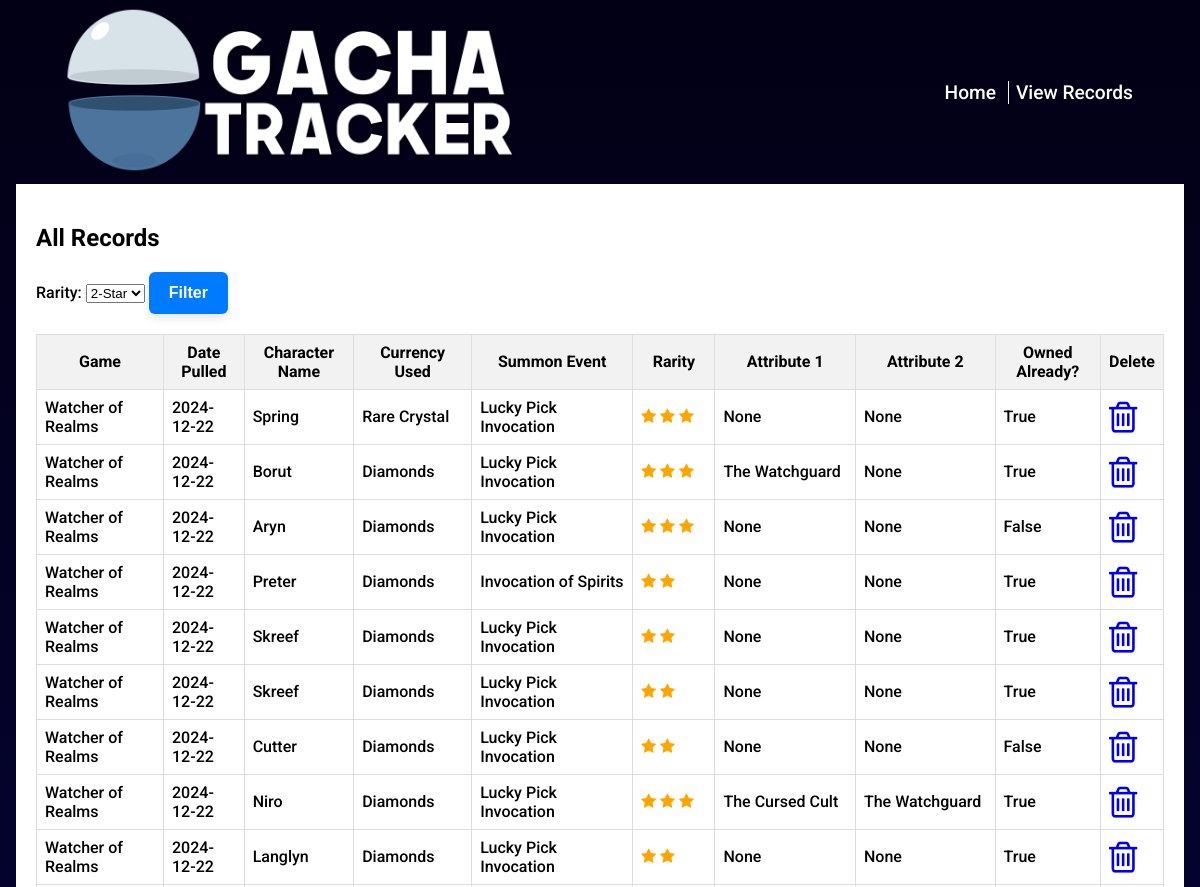
The app's page /records (upper part), older data.
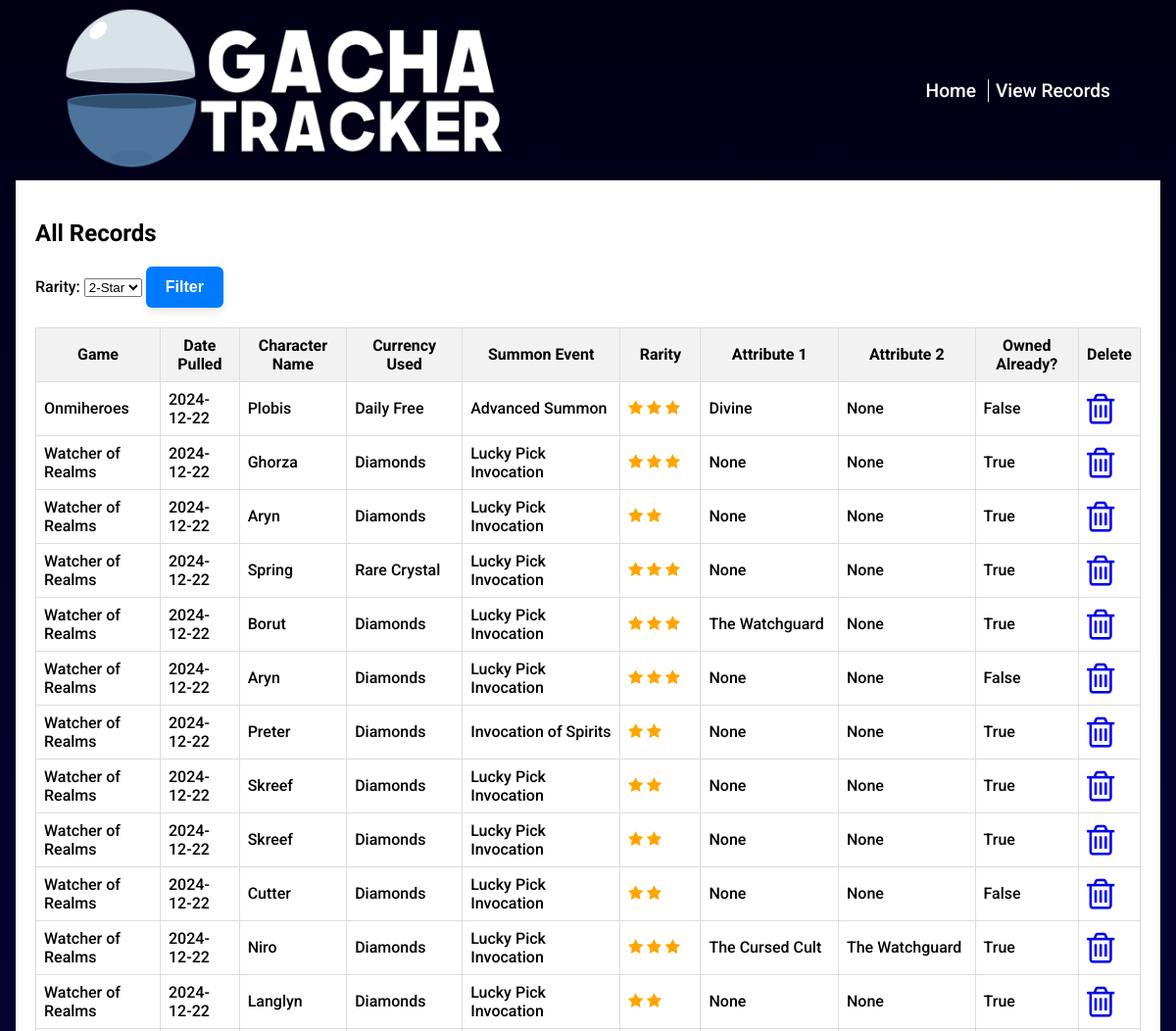
The same page, newer data.
### website/models.py (models this page shows)
class PullRecord(db.Model):
    id = db.Column(db.Integer, primary_key = True)
    game_name = db.Column(db.String(300), nullable = False)
    timestamp = db.Column(db.Date, nullable=False)
    currency_used = db.Column(db.String(300), nullable=False)
    summon_type = db.Column(db.String(300), nullable=False)
    character_name = db.Column(db.String(300), nullable=False)
    character_rarity = db.Column(db.Integer, nullable=False)
    character_faction = db.Column(db.String(300), nullable=False)
    second_faction = db.Column(db.String(300), nullable=False)
    lord_hero = db.Column(db.Boolean, default = False)
    owned_before = db.Column(db.Boolean, default = False)

### website/views.py (the view)
@my_view.route("/records", endpoint='view_records')
def view_records():
        record_collection = PullRecord.query.all()
        record_collection.reverse()
        return render_template("record.html", record_collection = record_collection)

### website/templates/record.html (shortened to what this page needs)
{% extends 'base.html' %}
{% block content %}
<div class="record-area centred">
  <h2>All Records</h2>
  <form action ="/filter_rarity" method = "POST">
    <label for="rarity">Rarity:</label>
    <select name="rarity" id="rarity" aria-label="Select rarity">
        <option value="2">2-Star</option>
    </select>
    <button type="submit" class="submit">Filter</button>
  </form>
{% if record_collection %}
<table>
    <tr>
      <th>Game</th>
      <th>Date Pulled</th>
      <th>Character Name</th>
      <th>Currency Used</th>
      <th>Summon Event</th>
      <th>Rarity</th>
      <th>Attribute 1</th>
      <th>Attribute 2</th>
      <th>Owned Already?</th>
      <th>Delete</th>
    </tr>
    {% for record in record_collection %}
    <tr>
      <td>{{record.game_name}}</td>
      <td>{{record.timestamp}}</td>
      <td>{{record.character_name}}</td>
      <td>{{record.currency_used}}</td>
      <td>{{record.summon_type}}</td>
      <td>{% for i in range(record.character_rarity) %}
        <span class="fa fa-star checked"></span>
        {% endfor %}
      </td>
      <td>{{record.character_faction}}</td>
      <td>{{record.second_faction}}</td>
      <td>{{record.owned_before}}</td>
      <td>
        <a href="/delete/{{ record.id }}"><i class="fa fa-trash-o" style="font-size:36px"></i></a>
      </td>
    </tr>
    {% endfor %}
    </table>
{% endif %}
</div>
{% endblock %}

### website/templates/base.html (shortened to what this page needs)
<!DOCTYPE html>
<html lang="en">
<head>
    <link rel="stylesheet" href="{{ url_for('static', filename='css/style.css') }}">
    <link rel="stylesheet" href="https://cdnjs.cloudflare.com/ajax/libs/font-awesome/4.7.0/css/font-awesome.min.css">
</head>
<body>
    <div>
        <header class="flex-rows rows-spaced-between rows-aligned-centre">
            <a href="{{ url_for('my_view.home')}}"><img src="/static/images/logo_long.png"></a>
            <nav class="roboto-medium">
                <a href="{{ url_for('my_view.home')}}">Home </a>
                <a href="{{ url_for('my_view.view_records')}}">View Records </a>
            </nav>
        </header>
        {% block content %}
        {% endblock%}
</body>
</html>

### website/static/css/style.css (style rules this page uses)
.roboto-medium { font-family: "Roboto", sans-serif; font-weight: 500; font-style: normal; }
body { margin: 0px; background: rgb(2,0,20); background: linear-gradient(180deg, rgba(2,0,20,1) 0%, rgba(8,8,92,1) 54%, rgba(255,255,255,1) 54%); background-repeat: no-repeat; background-size: cover; background-attachment: fixed; box-sizing: border-box; font-family: "Roboto", sans-serif; font-weight: 500; font-style: normal; }
header { padding: 0px 60px; height: 23vh; }
header img { max-height: 21vh; }
a { text-decoration: none; }
nav > a { padding: 0 7px; color: white; font-size: 1.2rem; border-right: solid 1px #eff0f1; }
nav > a:last-of-type { border-right: none; }
.centred { margin: 0 auto; }
.flex-rows { display: flex; }
.rows-spaced-between { justify-content: space-between; }
.rows-aligned-centre { align-items: center; }
.form-area, .record-area { min-height: 90vh; width: 94%; background-color: white; padding: 20px; }
.checked { color: orange; }
table { border-collapse: collapse; width: 100%; margin: 20px 0; }
th { text-align: center; border: 1px solid #ddd; padding: 8px; background-color: #f2f2f2; }
td { border: 1px solid #ddd; padding: 8px; text-align: left; }
tr { background-color: white; }
button.submit { background-color: #007bff; color: #ffffff; border: none; padding: 12px 20px; font-size: 16px; font-weight: 600; border-radius: 6px; cursor: pointer; transition: background-color 0.3s ease, transform 0.1s ease; box-shadow: 0 4px 8px rgba(0, 0, 0, 0.1); }

Row changes from the older to the newer data that the page shows:
added PullRecord: game_name "Onmiheroes", timestamp "2024-12-22", character_name "Plobis", currency_used "Daily Free", summon_type "Advanced Summon", character_rarity 3 (drawn), character_faction "Divine", second_faction "None", owned_before "False"
added PullRecord: game_name "Watcher of Realms", timestamp "2024-12-22", character_name "Ghorza", currency_used "Diamonds", summon_type "Lucky Pick Invocation", character_rarity 3 (drawn), character_faction "None", second_faction "None", owned_before "True"
added PullRecord: game_name "Watcher of Realms", timestamp "2024-12-22", character_name "Aryn", currency_used "Diamonds", summon_type "Lucky Pick Invocation", character_rarity 2 (drawn), character_faction "None", second_faction "None", owned_before "True"
